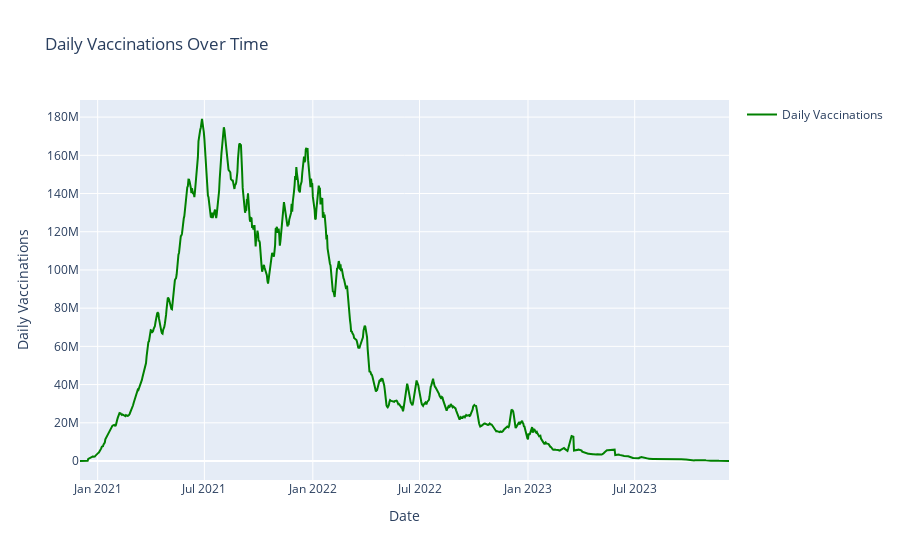

The cell this chart's notebook holds for it:
### Markdown cell above
## View daily vaccinations

### Code cell
# Grouping data by date and summing daily vaccinations
df_grouped_daily = df.groupby('date')['daily_vaccinations'].sum().reset_index()

trace_daily_vaccinations = go.Scatter(
    x=df_grouped_daily['date'],
    y=df_grouped_daily['daily_vaccinations'],
    mode='lines',
    line=dict(color='green'),
    name='Daily Vaccinations'
)

layout_daily_vaccinations = go.Layout(
    title='Daily Vaccinations Over Time',
    xaxis=dict(title='Date'),
    yaxis=dict(title='Daily Vaccinations'),
    showlegend=True
)

fig_daily_vaccinations = go.Figure(data=[trace_daily_vaccinations], layout=layout_daily_vaccinations)
iplot(fig_daily_vaccinations)

### Figure 1 — Plotly figure (JSON) as saved in the notebook; plotly's stock layout.template omitted (floating-point values rounded to 4 significant figures; data arrays with more than 128 entries replaced by an {"elided": "..."} marker saying what was removed)
{"data": [{"line": {"color": "green"}, "mode": "lines", "name": "Daily Vaccinations", "type": "scatter", "x": {"elided": "1102 str values"}, "y": {"elided": "1102 int values"}}], "layout": {"showlegend": true, "title": {"text": "Daily Vaccinations Over Time"}, "xaxis": {"title": {"text": "Date"}}, "yaxis": {"title": {"text": "Daily Vaccinations"}}}}
